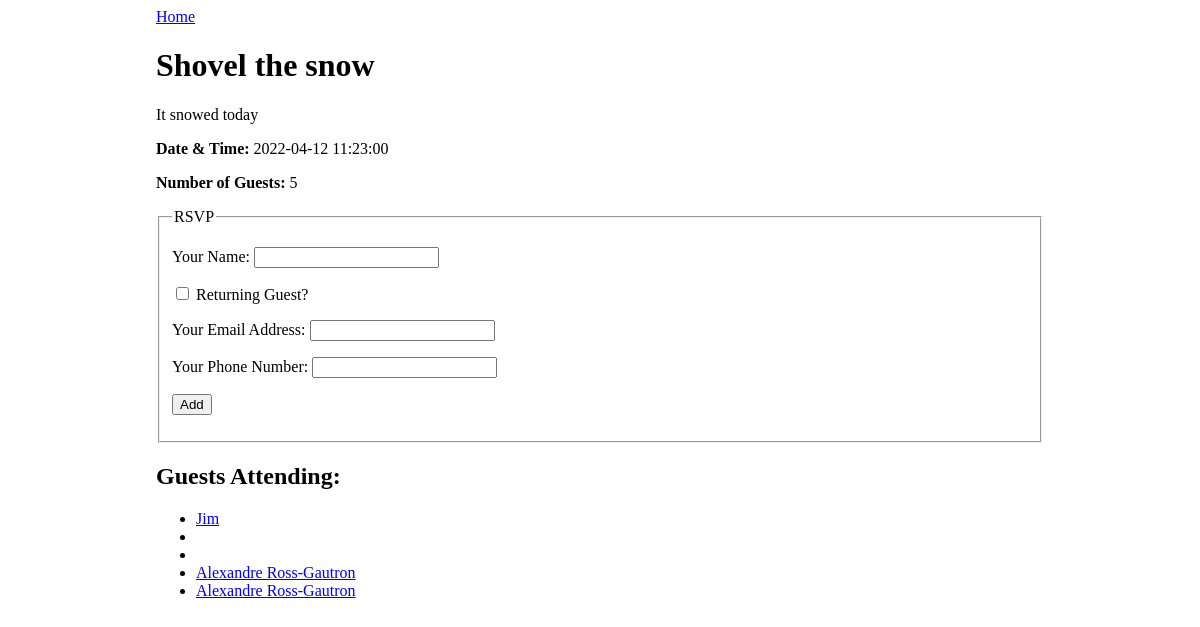
Screenshot of /event/2 with the database file from the repository.
### events_app/models.py (models this page shows)
class Event(db.Model):
    id = db.Column(db.Integer, primary_key=True)
    title = db.Column(db.String(150), nullable=False)
    description = db.Column(db.String)
    date_and_time = db.Column(db.DateTime)
    guests = db.relationship('Guest', secondary='guest_event', back_populates='events_attending')

class Guest(db.Model):
    id = db.Column(db.Integer, primary_key=True)
    name = db.Column(db.String(99), nullable=False)
    email = db.Column(db.String(99), nullable=False)
    phone = db.Column(db.String(12), nullable=False)
    events_attending = db.relationship('Event', secondary='guest_event', back_populates='guests')

### events_app/routes.py (the view)
@main.route('/event/<event_id>', methods=['GET'])
def event_detail(event_id):
    event = Event.query.get(event_id)
    return render_template('event_detail.html', event=event)

### events_app/templates/event_detail.html (shortened to what this page needs)
{% extends 'base.html' %}
{% block content %}
<a href="/">Home</a>
<h1>{{ event.title }} </h1>
<p>{{ event.description }}</p>
<p><strong>Date & Time:</strong> {{ event.date_and_time }}</p>
<p><strong>Number of Guests:</strong> {{ event.guests|length }}</p>
<form method="POST">
    <fieldset>
        <legend>RSVP</legend>
        <p>
            <label>
                Your Name:
                <input type="text" name="guest_name">
            </label>
        </p>
        <p>
            <label>
                <input type="checkbox" name="returning" onchange="returningGuestChanged(this.checked)">
                Returning Guest?
            </label>
        </p>
        <div id="new-guest-info">
            <p>
                <label>
                    Your Email Address:
                    <input type="email" name="email">
                </label>
            </p>
            <p>
                <label>
                    Your Phone Number:
                    <input type="phone" name="phone">
                </label>
            </p>
        </div>
        <p>
            <input type="submit" name="submit" value="Add">
        </p>
    </fieldset>
</form>
<h2>Guests Attending:</h2>
<ul>
    {% for guest in event.guests %}
    <li><a href="/guest/{{ guest.id }}">{{ guest.name }}</a></li>
    {% endfor %}
</ul>
{% endblock %}

### events_app/static/style.css (style rules this page uses)
body { display: flex; justify-content: center; }

### rows the page displays
Event: title "Shovel the snow", description "It snowed today", date_and_time "2022-04-12 11:23:00"
Guest: name "Jim"
Guest: name "Alexandre Ross-Gautron"
Guest: name "Alexandre Ross-Gautron"

### other values shown
{{ event.guests|length }} "5"
